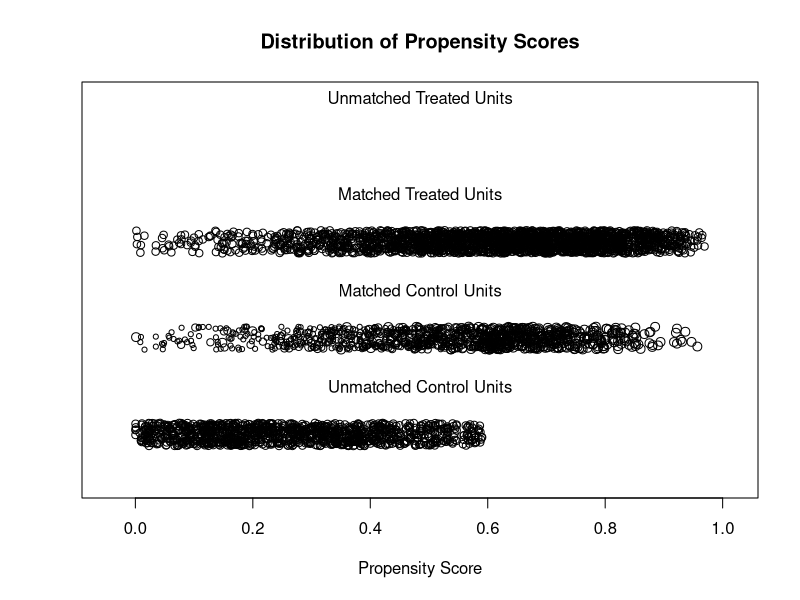

Recreate this plot in R. (Note: this script raises an error after producing the figure.)
library("MatchIt")

# for plotting
library("ggplot2")

# for analysis
library("lmtest")
library("sandwich")

# # 1:1 NN PS matching w/o replacement
matching <- read.csv(file = '../../../../data/processed_data/df_matching.csv')
# 
# # matching types
methods = c("nearest", "optimal", "full", "genetic")
distances = c("glm", "mahalanobis")

cor_matrix = cor(matching[complete.cases(matching[ , 12]),5:13])

# nearest neighbor
m.out <- matchit(mental_health_provider_treated ~ Unemployment.raw.value + Median.household.income.raw.value + Some.college.raw.value,
                 data = matching, method = methods[1], distance = distances[1], replace = TRUE, reuse.max = 3)
summary(m.out)
plot(m.out, type = "jitter", interactive = FALSE)

matching_sub = matching

# get rid of treated with propensity score greater than control
m.data1 <- match.data(m.out)
untreated <- (m.data1[["mental_health_provider_treated"]] == 0)
untreated.data <- m.data1[untreated,]
distance_greatest <- (untreated.data[["distance"]] == max(untreated.data[["distance"]]))
untreated_greatest_dist <- untreated.data[distance_greatest, "distance"]

# create a new column: assign "too high" if distance greater than untreated_greatest_dist, "normal"
m.data1$too_high <- (m.data1$distance >untreated_greatest_dist)

# plotting
ggplot(data = m.data1) + # Unemployment.raw.value
  geom_point(mapping = aes(x = Median.household.income.raw.value, y = Unemployment.raw.value, color = too_high)) +
  geom_vline(xintercept=income_values[3], linetype="dashed", color = "red")

ggplot(data = m.data1) +
  geom_point(mapping = aes(x = Median.household.income.raw.value, y = RUCC, color = too_high)) +
  #geom_hline(yintercept=72092.05, linetype="dashed", color = "red") +
  geom_vline(xintercept=income_values[3], linetype="dashed", color = "red")

# Use less than 90% of college (0.7547552) for now
# Cut off unemployment + low RUCC
income_values <- quantile(matching$Median.household.income.raw.value, c(.25, .60,  .95, .96, .99))
normal_income <- (matching$Median.household.income.raw.value <= income_values[3])
matching_sub = matching[normal_income, ]

# # second iteration
# unemployment_values <- quantile(m.data1$Unemployment.raw.value, c(.1, .50,  .75, .90, .95))
# normal_unemployment <- (matching$Unemployment.raw.value > unemployment_values[1])
# high_RUCC <- (matching$RUCC > 2)
# 
# # third iteration
# Exclude_first_RUCC <- (matching$RUCC > 1)
# normal_college <- (matching$Some.college.raw.value <= college_values[3])

# Do matching on unemployment again
m.out <- matchit(college_treated ~ Unemployment.raw.value + Median.household.income.raw.value + RUCC,
                 data = matching_sub, method = methods[1], distance = distances[1], replace = TRUE, reuse.max = 4)
summary(m.out)
plot(m.out, type = "jitter", interactive = FALSE)

# TODO: estimating effect of unemployment. A bit trickier because replacement is used
# See https://kosukeimai.github.io/MatchIt/articles/estimating-effects.html
# Not sure how to do it with replacement
gm <- get_matches(m.out)
table(table(gm$id[gm$mental_health_provider_treated == 0]))
fitmd <- lm(Poor.mental.health.days.raw.value ~ mental_health_provider_treated + Unemployment.raw.value + Median.household.income.raw.value + Some.college.raw.value, data = gm, 
            weights = weights)

coeftest(fitmd, vcov. = vcovCL, cluster = ~subclass + id)["mental_health_provider_treated",,drop = FALSE]

# Validate data
med <- summary(matching$Ratio.of.population.to.mental.health.providers)[3]
# count the number of 0's for above median: should contain all 0s
above_median <- (matching$Ratio.of.population.to.mental.health.providers > med)
table(matching[above_median,]$mental_health_provider_treated) # correct
